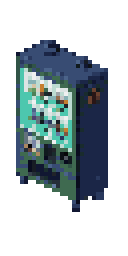
#> input picture projects/iwato/style/reference/quality_benchmark_vending_machine.png, 32 x 64 px (shown 4 times larger)
$ python -i tile_from_texture.py   (imports and definitions only)
#> lines starting #> are read from the running program, lines starting #| are printed output that depends on the picture
### tools/lib/config.py
"""project.yaml の読み込みと検証、およびリポジトリ内パスの解決。

全ツールはこのモジュール経由でプロジェクト設定を読む。
プロジェクト名をツール側に書かないための唯一の入口である。
"""

from __future__ import annotations

import argparse
import json
import re
import sys
from pathlib import Path

try:
    import yaml
except ImportError:  # pragma: no cover
    sys.exit(
        "PyYAML が見つかりません。次を実行してください:\n"
        "    python -m pip install -r requirements.txt"
    )

# --- リポジトリ内の固定パス -------------------------------------------------

ROOT = Path(__file__).resolve().parents[2]
PROJECTS_DIR = ROOT / "projects"
TEMPLATES_DIR = ROOT / "templates" / "project"
LOGS_DIR = ROOT / "logs"
SCHEMA_PATH = ROOT / "schema" / "project.schema.json"

#: Git 追跡外のディレクトリ名。new_project.py はこれらを明示的に作成する。
#: .gitignore で全階層除外しているため、雛形をコピーしても追跡されず、
#: クローン直後には存在しない。ゆえにコピーではなく明示生成が必要。
LOCAL_ONLY_DIRS = ("refs", "_work")

#: プロジェクトID の書式。小文字英数とハイフンのみ。
PROJECT_ID_RE = re.compile(r"^[a-z0-9][a-z0-9-]*$")

#: 生成サービスと、そのAPIキーを保持する環境変数名の対応。
#: キーの「値」はここにも他のどこにも書かない。
PROVIDER_ENV = {
    "pixellab": "PIXELLAB_API_KEY",
}


def _force_utf8_stdio() -> None:
    """標準出力を UTF-8 にする。

    Windows のコンソール既定コードページ（cp932 等）のままだと、
    日本語のヘルプやメッセージが文字化けするため。
    """
    for stream in (sys.stdout, sys.stderr):
        try:
            stream.reconfigure(encoding="utf-8")  # type: ignore[union-attr]
        except (AttributeError, ValueError, OSError):
            pass
#> further down, picture is the input picture: PIL image 32x64 RGBA; mean R, G, B, A 26.4, 37, 41.3, 101.1


_force_utf8_stdio()


class ConfigError(Exception):
    """設定の読み込み・検証に失敗したことを表す。"""


# --- パス解決 ---------------------------------------------------------------

# [8 lines left out: function validate_project_id, not called in this run]


def project_dir(project_id: str) -> Path:
    """projects/<project_id>/ を返す。"""
    return PROJECTS_DIR / validate_project_id(project_id)


# [7 lines left out: function work_dir, not called in this run]


def refs_dir(project_id: str) -> Path:
    """参考画像ディレクトリ projects/<id>/refs/ を返す（Git 追跡外）。"""
    return project_dir(project_id) / "refs"


def assets_dir(project_id: str) -> Path:
    """完成品ディレクトリ projects/<id>/assets/ を返す（LFS 管理）。"""
    return project_dir(project_id) / "assets"


# [57 lines left out: functions list_projects, load_schema, load_project, validate_config, not called in this run]


_REQUIRED_PATHS = (
    ("id",),
    ("title",),
    ("engine", "name"),
    ("engine", "version"),
    ("canvas", "tile_size"),
    ("canvas", "base_resolution", "width"),
    ("canvas", "base_resolution", "height"),
    ("palette", "max_colors"),
    ("output", "format"),
    ("output", "filter"),
    ("output", "mipmaps"),
    ("output", "compression"),
    ("asset_categories",),
    ("generation", "provider"),
)


# [44 lines left out: functions _validate_minimal, add_project_arg, describe, not called in this run]

### tools/tile_from_texture.py
#!/usr/bin/env python3
"""自作画像から 32px の Wang タイルセットを起こす。**API を使わない。**

    python tools/tile_from_texture.py --project iwato \
        --source "refs/screenshot.png" \
        --region 430,400,170,70 --region 660,370,170,60 --region 830,370,170,60 \
        --name tile_asphalt_curb --out _work/tile_asphalt_curb

生成 API に7回投げて一度も届かなかった水準に、この経路は一度で届いた。
**難しいのは16枚を作ることではなく、素材そのものだった。**
16枚の角の組み合わせは、2つの素材と角マスクがあれば合成できる。

工程は6つ。詳細は docs/PILOT_FINDINGS.md の第10〜12節。

  1. 遠近の補正   斑の自己相関長を縦横で比べ、その比だけ縦に伸ばす。
                  **画面ごとに推定する。** カメラの俯角は画面ごとに違う
  2. ひびの除去   ひびは素材ではなく特徴である（第10節）。
                  細い暗線だけをモルフォロジー的に埋め、斑は残す
  3. 窓の選別     目地・白線のような長い直線を含む窓を避ける
  4. コントラスト **等倍で焼くと迷彩柄になる。** 画面の見え方には
                  3Dのライティングが含まれているため、半分に落とす（第11節）
  5. パレット吸着 CIE Lab で測る。重み付き RGB は灰色を紫にする（第12節）
  6. 16枚の合成   角の値を双線形で補間して upper 領域を作り、
                  境界に縁石を描く

**出力は tools/assemble_tileset.py がそのまま読める形式である。**

参照画像ガードとの関係:
    このツールは API を呼ばない。refs/ を入力にしてもよい。
    ただし**出力を PixelLab の参照画像として送るには、
    自作物マニフェストへの登録が要る。** 登録なしでは送信ガードが止める。
"""

from __future__ import annotations

import argparse
import base64
import io
import json
import math
import random
import sys
from pathlib import Path

sys.path.insert(0, str(Path(__file__).resolve().parent))

from lib import config  # noqa: E402
from lib import imageops  # noqa: E402

try:
    from PIL import Image, ImageFilter
except ImportError:
    sys.exit("Pillow が必要です: python -m pip install -r requirements.txt")


CORNERS = ("NW", "NE", "SW", "SE")


# ---------------------------------------------------------------------------
# 測る
# ---------------------------------------------------------------------------

# [76 lines left out: functions luminance, _autocorr, correlation_length, estimate_stretch, roughness, periodicity, not called in this run]


# ---------------------------------------------------------------------------
# 直す
# ---------------------------------------------------------------------------

def heal_cracks(image: Image.Image, threshold: float = 10.0, radius: int = 3) -> tuple:
    """細い暗線（ひび・目地）だけを消す。斑は残す。

    **ひびは素材ではなく特徴であり、タイルに焼くと全面へ反復する**（第10節）。
    かといって「ひびを含む窓を捨てる」と素材が枯れる。ゆえに消す。

    最大値フィルタ（膨張）は radius 未満の暗い細線を消し、
    最小値フィルタ（収縮）が斑の大きさを戻す。この閉じ演算の結果より
    元画像が threshold 以上暗い画素だけを差し替える。
    **斑は radius より太いので残る。**

    radius を上げすぎると斑まで食う。実測（自作ゲームの舗装）:

        radius=3  除去 10.0%  ざらつき 5.18  ← 目標帯（3.5〜6.0）の内側
        radius=5  除去 28.2%  ざらつき 2.76  ← 帯を下回る。斑を消しすぎ

    **3 を既定とする。**
    """
#> called with threshold = 10, radius = 3
    closed = image.convert("RGB").filter(ImageFilter.MaxFilter(radius)) \
                                 .filter(ImageFilter.MinFilter(radius))
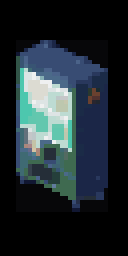
#> closed: PIL image 32x64 RGB (shown 4 times larger); mean R, G, B 31.6, 42.1, 47.2
    src, dst = image.convert("RGB").load(), closed.load()
    out = image.convert("RGB").copy()
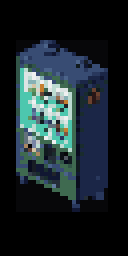
#> out: PIL image 32x64 RGB (shown 4 times larger); mean R, G, B 26.4, 37, 41.3
    put = out.load()
    healed = 0
    for y in range(image.size[1]):
        for x in range(image.size[0]):
            a, b = src[x, y], dst[x, y]
            la = 0.299 * a[0] + 0.587 * a[1] + 0.114 * a[2]
            lb = 0.299 * b[0] + 0.587 * b[1] + 0.114 * b[2]
            if lb - la > threshold:
                put[x, y] = b
                healed += 1
#> after the loop, healed = 227
    return out, healed


# [252 lines left out: functions compress_contrast, match_means, _straightness, pick_windows, load_palette, snap and 6 more, not called in this run]


def _hex(text: str) -> tuple:
    text = text.lstrip("#")
    return tuple(int(text[i:i + 2], 16) for i in (0, 2, 4))


# [110 lines left out: function main, not called in this run]


# [2 lines not run here, left out]

>>> from PIL import Image
>>> picture = Image.open('../projects/iwato/style/reference/quality_benchmark_vending_machine.png')
>>> result = heal_cracks(picture)
